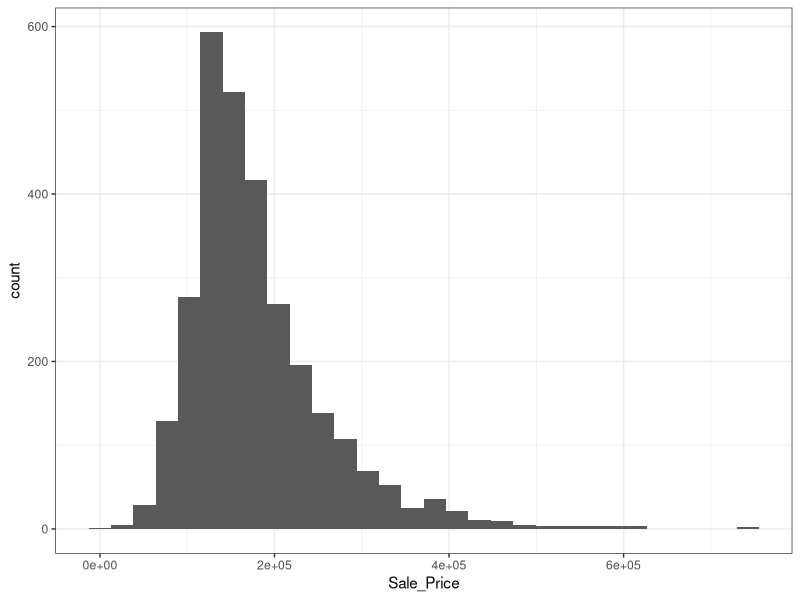
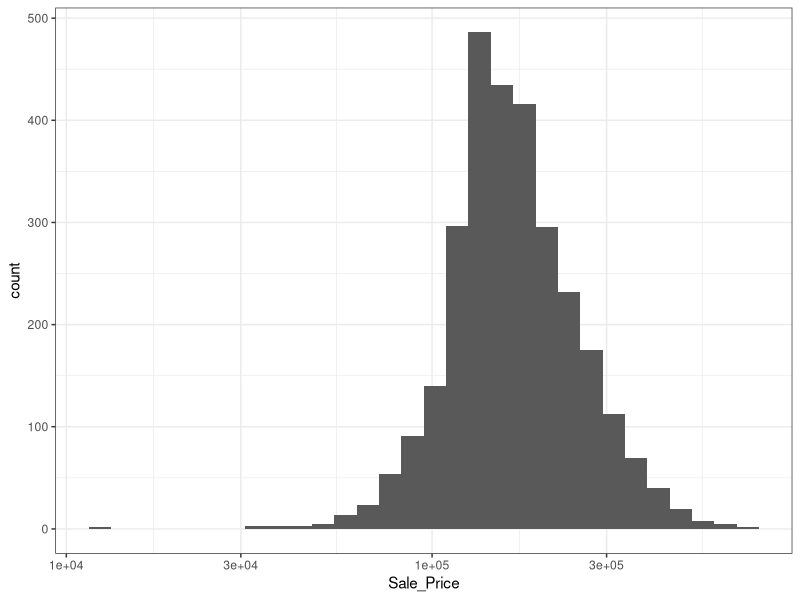
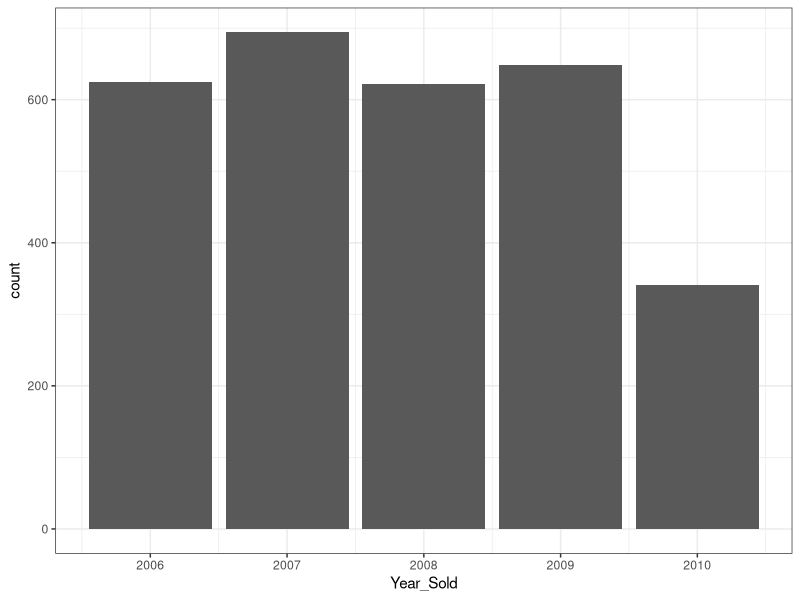
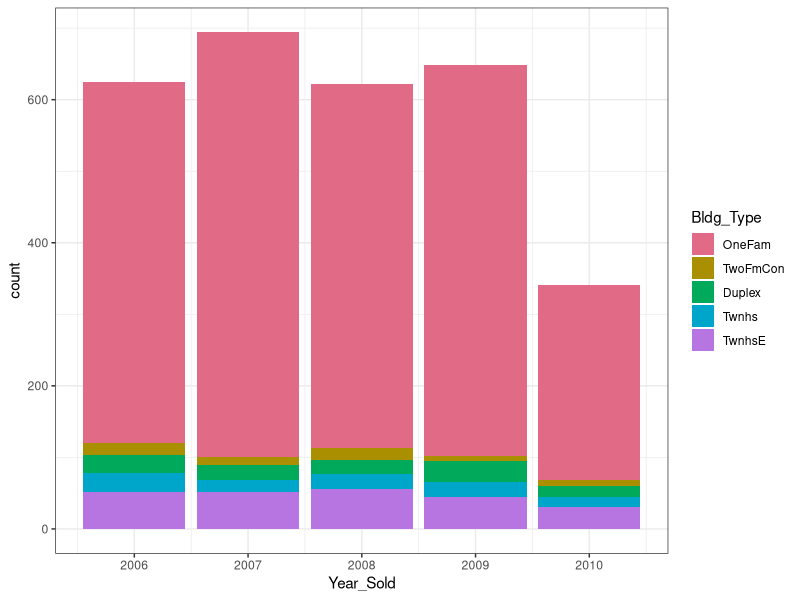
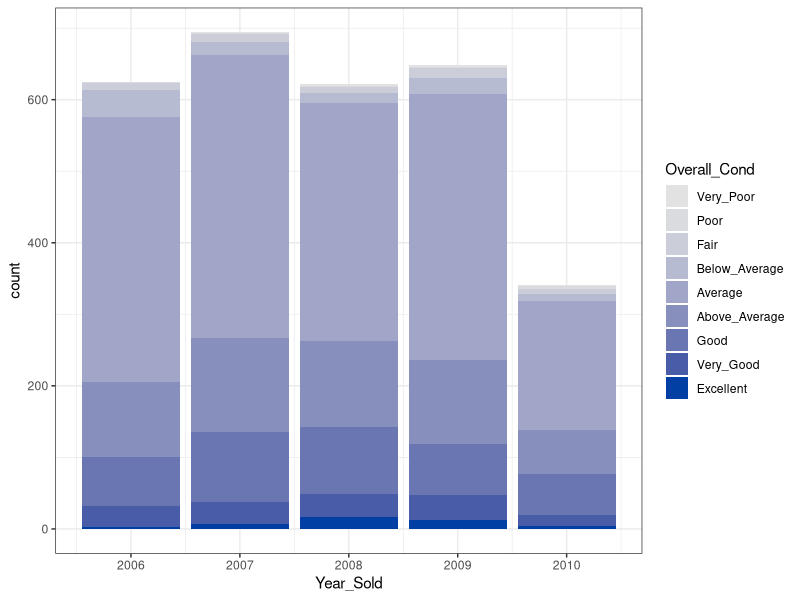
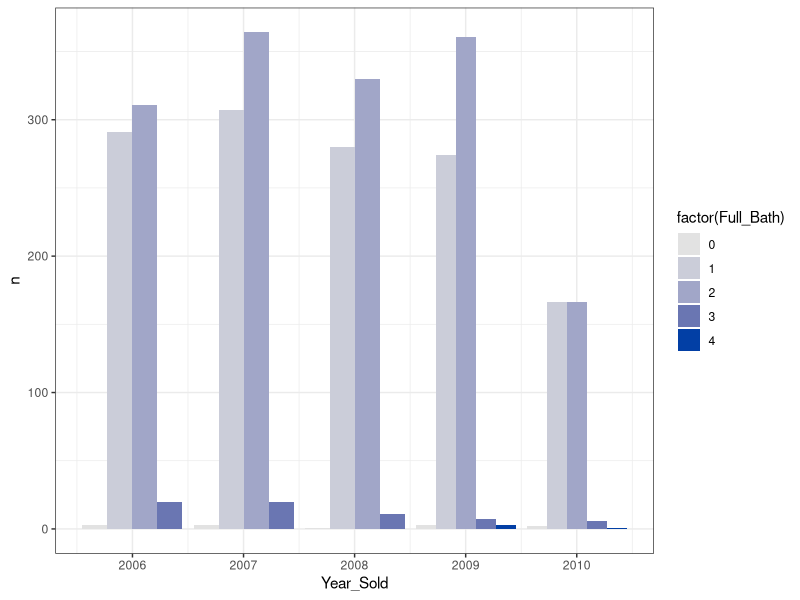

These figures' R source, in order:
## ---- chunk 1
knitr::opts_chunk$set(echo = TRUE, 
                      fig.align = "center")

library(tidyverse)

# Set default theme for document
ggplot2::theme_set(theme_bw())
## ---- chunk 2
# Read-in data
ames <- modeldata::ames
## ---- chunk 3
# What is the distribution of Sale price?
p1 <- ames %>% 
  ggplot(aes(x = Sale_Price)) +
  geom_histogram()

# Skewed housing price
p1

# Can potentially use log transformation
p1 + scale_x_log10()
## ---- chunk 4
# Were there more houses sold in any particular year?
p2 <- ames %>% 
  ggplot(aes(x = Year_Sold)) +
  geom_bar()

# 2010 saw quite little sales
p2

# Any building type(s) were more popular?
p2 +
  aes(fill = Bldg_Type) +
  colorspace::scale_fill_discrete_qualitative()

# What are the overall conditions of the houses sold?
p2 + 
  aes(fill = Overall_Cond) +
  colorspace::scale_fill_discrete_sequential()
## ---- chunk 5
# How many (full) bathrooms saw the most sales?
ames %>% 
  group_by(Year_Sold, Full_Bath) %>% 
  tally() %>% 
  ggplot() +
  geom_col(aes(x = Year_Sold,
               y = n,
               fill = factor(Full_Bath)),
           position = "dodge") +
  colorspace::scale_fill_discrete_sequential()
